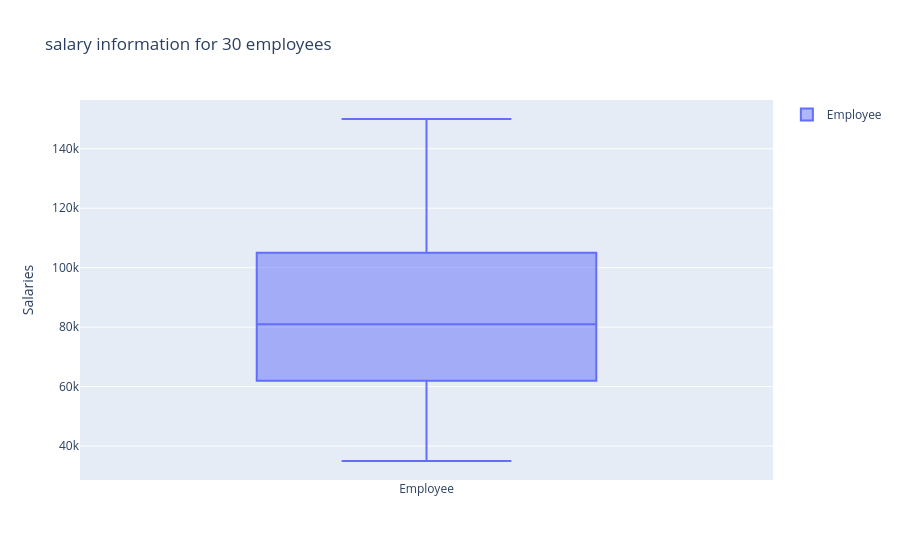

The code cell stored with this chart in its notebook:
### Code cell
salaries = [
    35000, 42000, 48000, 52000, 55000,
    58000, 60000, 62000, 65000, 68000,
    70000, 72000, 75000, 78000, 80000,
    82000, 85000, 88000, 90000, 95000,
    98000, 100000, 105000, 110000, 115000,
    120000, 125000, 130000, 140000, 150000
]

fig=go.Figure()
fig.add_trace(go.Box(
    y=salaries,
    name="Employee"

))
fig.update_layout(
    title="salary information for 30 employees",
    yaxis_title="Salaries",
    showlegend=True
)
fig.show()

### Figure 1 — Plotly figure (JSON) as saved in the notebook; plotly's stock layout.template omitted (floating-point values rounded to 4 significant figures)
{"data": [{"name": "Employee", "type": "box", "y": [35000, 42000, 48000, 52000, 55000, 58000, 60000, 62000, 65000, 68000, 70000, 72000, 75000, 78000, 80000, 82000, 85000, 88000, 90000, 95000, 98000, 100000, 105000, 110000, 115000, 120000, 125000, 130000, 140000, 150000]}], "layout": {"showlegend": true, "title": {"text": "salary information for 30 employees"}, "yaxis": {"title": {"text": "Salaries"}}}}
